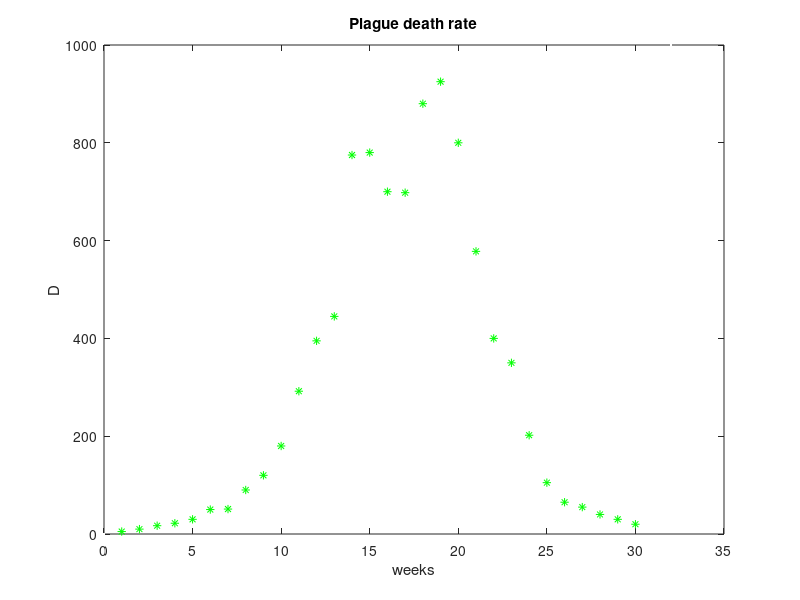

Here is the MATLAB script that generated this plot:
%%%%%%%%%%%%%%%%%%%%%%% plagdat.m %%%%%%%%%%%%%%%%%%%%%%%%%%%%%%%%%
%
%		Epidemic data for Bombay plague
%
%	Usage:
%		plagdat
%
%	Loads in matrix alldat(ndata,2)
%		and vectors xi (tdays), yi (I)
%		which are its columns
%               tweekss is the time in weeks
%               D is the death rate/week at time t
%		The number of data points (ndata) is also returned
%
%%%%%%%%%%%%%%%%%%%%%%%%%%%%%%%%%%%%%%%%%%%%%%%%%%%%%%%%%%%%%%%%%%%%
%

echo off;
hold off;

%Data goes in here
% tweeks D
alldat=[
1 5
2 10
3 17
4 22
5 30
6 50
7 51
8 90
9 120
10 180
11 292
12 395
13 445
14 775
15 780
16 700
17 698
18 880
19 925
20 800
21 578
22 400
23 350
24 202
25 105
26 65
27 55
28 40
29 30
30 20];

% end of the data
% define a few convenient variables
tweeks = alldat(:,1); xi=tweeks;
D = alldat(:,2); yi=D;
disp('No. of data points:')
ndata = length(tweeks);
disp(ndata)

%plot the data
disp(' Press RETURN for plot')
pause
%define limits of the plot (bottom LH, top RH)
xp=[0 32]; yp=[0 1000];
plot(xp,yp,'.w')
hold on

plot(xi,yi,'*g')
title('Plague death rate')
xlabel('weeks')
ylabel('D')
hold off
